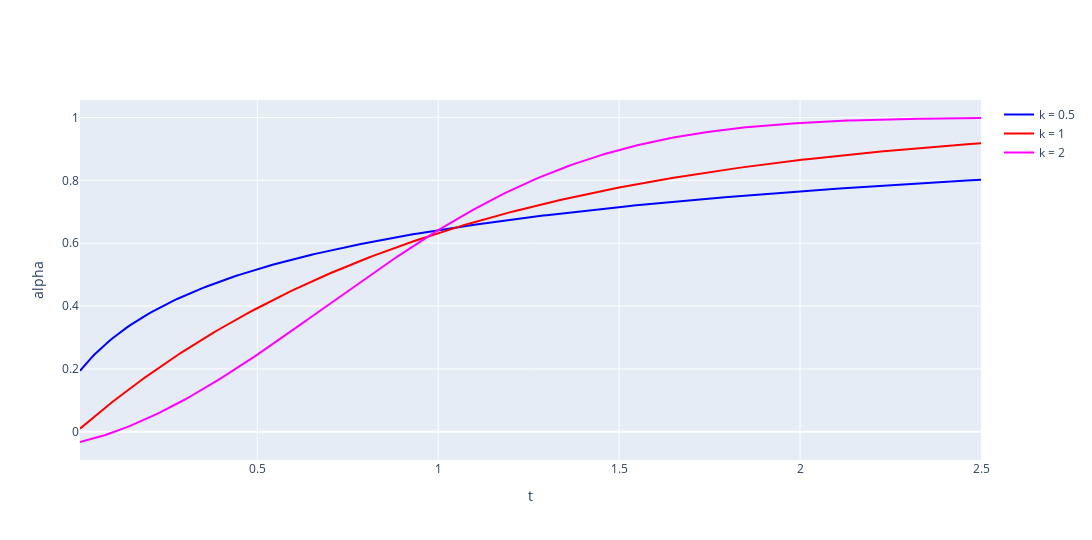

The cell this chart's notebook holds for it:
### Markdown cell above
##### CDF evaluation and plotting

### Code cell
# @title CDF values
x, y05, y1, y2 = [], [], [], []

for t in range(1, 251, 1):
    t /= 100
    x.append(t)
    y05.append(cdf(t, 0.5, 2))
    y1.append(cdf(t, 1, 1))
    y2.append(cdf(t, 2, math.sqrt(math.pi)/2))

plot(x, x, x, y05, y1, y2, "t", "alpha")

### Figure 1 — Plotly figure (JSON) as saved in the notebook; plotly's stock layout.template omitted (floating-point values rounded to 4 significant figures; data arrays with more than 128 entries replaced by an {"elided": "..."} marker saying what was removed)
{"data": [{"marker": {"color": "blue"}, "mode": "lines", "name": "k = 0.5", "type": "scatter", "x": {"elided": "250 float values"}, "y": {"elided": "250 float values"}}, {"marker": {"color": "red"}, "mode": "lines", "name": "k = 1", "type": "scatter", "x": {"elided": "250 float values"}, "y": {"elided": "250 float values"}}, {"marker": {"color": "magenta"}, "mode": "lines", "name": "k = 2", "type": "scatter", "x": {"elided": "250 float values"}, "y": {"elided": "250 float values"}}], "layout": {"height": 540, "width": 1152, "xaxis": {"title": {"text": "t"}}, "yaxis": {"title": {"text": "alpha"}}}}
